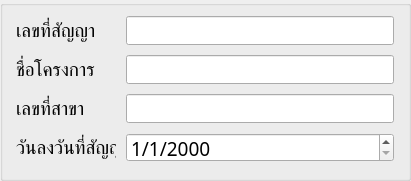
     <widget class="QGroupBox" name="groupBox_6">
      <property name="geometry">
       <rect>
        <x>20</x>
        <y>310</y>
        <width>411</width>
        <height>181</height>
       </rect>
      </property>
      <property name="title">
       <string/>
      </property>
      <widget class="QWidget" name="layoutWidget_2">
       <property name="geometry">
        <rect>
         <x>10</x>
         <y>10</y>
         <width>390</width>
         <height>158</height>
        </rect>
       </property>
       <layout class="QGridLayout" name="gridLayout_21">
        <property name="leftMargin">
         <number>6</number>
        </property>
        <property name="topMargin">
         <number>6</number>
        </property>
        <property name="rightMargin">
         <number>6</number>
        </property>
        <property name="bottomMargin">
         <number>6</number>
        </property>
        <property name="spacing">
         <number>10</number>
        </property>
        <item row="0" column="0">
         <widget class="QLabel" name="label_14">
          <property name="minimumSize">
           <size>
            <width>100</width>
            <height>29</height>
           </size>
          </property>
          <property name="maximumSize">
           <size>
            <width>100</width>
            <height>29</height>
           </size>
          </property>
          <property name="font">
           <font>
            <family>BrowalliaUPC</family>
            <pointsize>14</pointsize>
           </font>
          </property>
          <property name="text">
           <string>เลขที่สัญญา</string>
          </property>
         </widget>
        </item>
        <item row="0" column="1">
         <widget class="QLineEdit" name="report_contractNumber_2">
          <property name="font">
           <font>
            <family>BrowalliaUPC</family>
            <pointsize>14</pointsize>
           </font>
          </property>
         </widget>
        </item>
        <item row="1" column="0">
         <widget class="QLabel" name="label_15">
          <property name="minimumSize">
           <size>
            <width>80</width>
            <height>29</height>
           </size>
          </property>
          <property name="maximumSize">
           <size>
            <width>80</width>
            <height>29</height>
           </size>
          </property>
          <property name="font">
           <font>
            <family>BrowalliaUPC</family>
            <pointsize>14</pointsize>
           </font>
          </property>
          <property name="text">
           <string>ชื่อโครงการ</string>
          </property>
         </widget>
        </item>
        <item row="1" column="1">
         <widget class="QLineEdit" name="report_projectName_2">
          <property name="font">
           <font>
            <family>BrowalliaUPC</family>
            <pointsize>14</pointsize>
           </font>
          </property>
         </widget>
        </item>
        <item row="2" column="0">
         <widget class="QLabel" name="label_28">
          <property name="minimumSize">
           <size>
            <width>80</width>
            <height>29</height>
           </size>
          </property>
          <property name="maximumSize">
           <size>
            <width>80</width>
            <height>29</height>
           </size>
          </property>
          <property name="font">
           <font>
            <family>BrowalliaUPC</family>
            <pointsize>14</pointsize>
           </font>
          </property>
          <property name="text">
           <string>เลขที่สาขา</string>
          </property>
         </widget>
        </item>
        <item row="2" column="1">
         <widget class="QLineEdit" name="report_pwaCode_2">
          <property name="font">
           <font>
            <family>BrowalliaUPC</family>
            <pointsize>14</pointsize>
           </font>
          </property>
         </widget>
        </item>
        <item row="3" column="0">
         <widget class="QLabel" name="label_43">
          <property name="minimumSize">
           <size>
            <width>100</width>
            <height>29</height>
           </size>
          </property>
          <property name="maximumSize">
           <size>
            <width>100</width>
            <height>29</height>
           </size>
          </property>
          <property name="font">
           <font>
            <family>BrowalliaUPC</family>
            <pointsize>14</pointsize>
           </font>
          </property>
          <property name="text">
           <string>วันลงวันที่สัญญา</string>
          </property>
         </widget>
        </item>
        <item row="3" column="1">
         <widget class="QgsDateTimeEdit" name="report_pmdate_2">
          <property name="font">
           <font>
            <family>BrowalliaUPC</family>
            <pointsize>14</pointsize>
           </font>
          </property>
          <property name="displayFormat">
           <string>d/M/yyyy</string>
          </property>
         </widget>
        </item>
       </layout>
      </widget>
     </widget>
